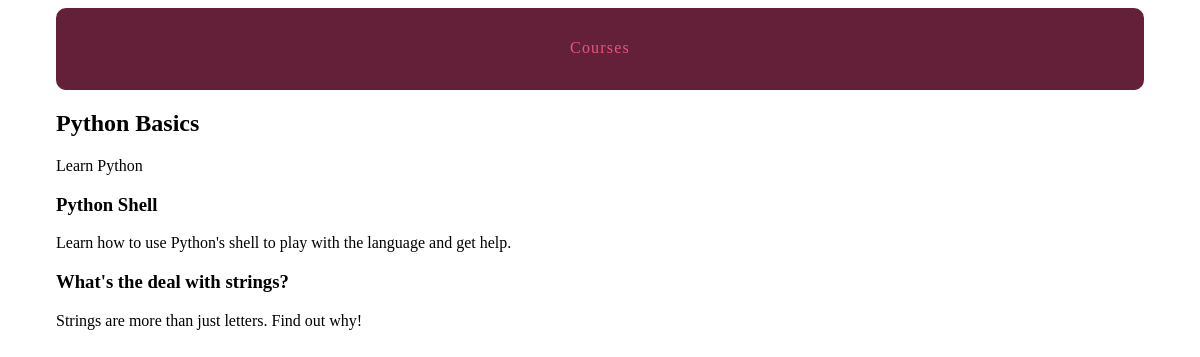
The page /courses/1/ on the database its author committed.
### courses/models.py (models this page shows, shortened)
class Course(models.Model):
    created_at = models.DateTimeField(auto_now_add=True)
    title = models.CharField(max_length=255)
    description = models.TextField()

class Step(models.Model):
    title = models.CharField(max_length=255)
    description = models.TextField()
    content = models.TextField(blank=True, default='')
    order = models.IntegerField(default=0)
    course = models.ForeignKey(Course)
    class Meta:
        ordering = ['order',]

### courses/views.py (the view)
# urls.py: url(r'(?P<pk>\d+)/$', views.course_detail, name="course_detail"),
def course_detail(req, pk):
    course = get_object_or_404(Course, pk=pk)
    return render(req, 'courses/course_detail.html', {'course': course})

### courses/templates/courses/course_detail.html (shortened to what this page needs)
{% extends "layout.html" %}
{% block content %}
<article>
  <h2>{{ course.title }}</h2>
  {{ course.description }}
  <section>
    {% for step in course.step_set.all %}
    <h3>{{ step.title }}</h3>
    {{ step.description }}
    {% endfor %}
  </section>
</article>
{% endblock %}

### assets/css/layout.css (style rules this page uses)
html { box-sizing: border-box; }
*, *::after, *::before { box-sizing: inherit; }

### rows shown on the page
Course: title "Python Basics", description "Learn Python"
Step: title "Python Shell", description "Learn how to use Python's shell to play with the language and get help."
Step: title "What's the deal with strings?", description "Strings are more than just letters. Find out why!"
